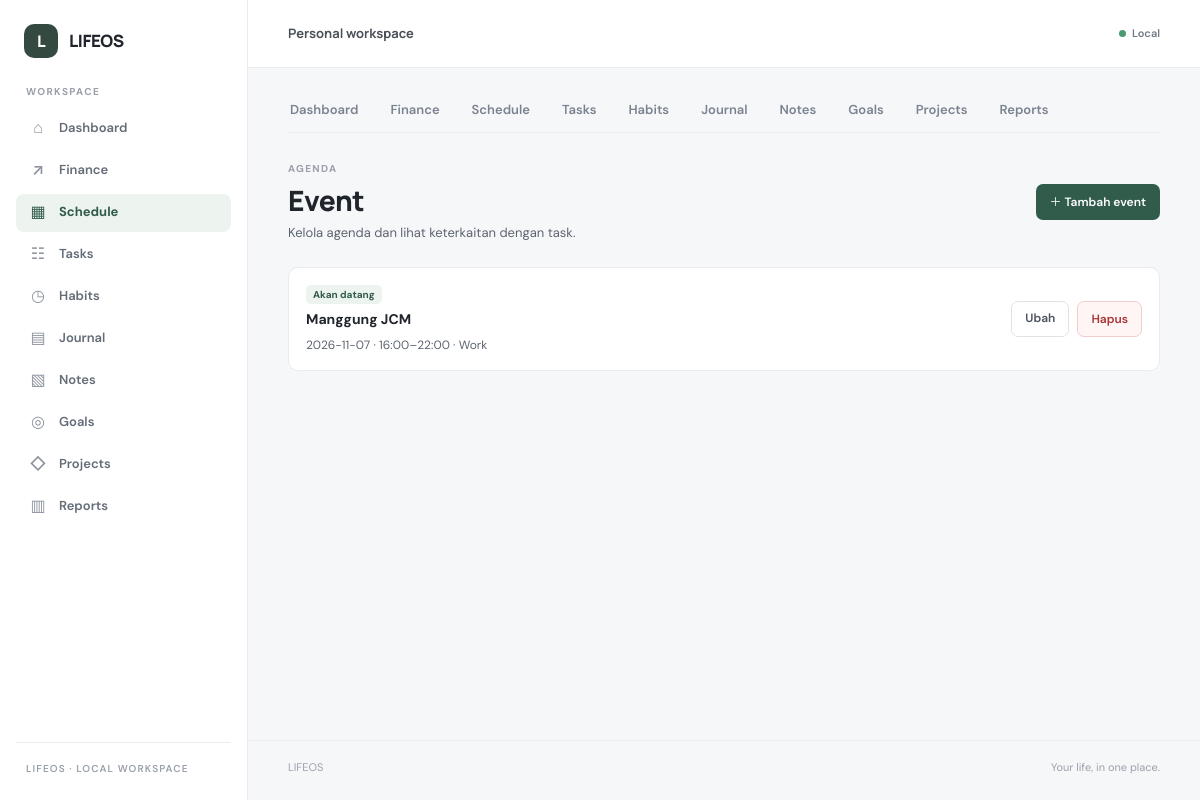
Page /schedule/events.php on the committed database.
### tables this page shows
CREATE TABLE `schedule_events` (
  `id` bigint(20) unsigned NOT NULL AUTO_INCREMENT,
  `title` varchar(200) NOT NULL,
  `description` text DEFAULT NULL,
  `start_date` date NOT NULL,
  `start_time` time DEFAULT NULL,
  `end_date` date NOT NULL,
  `end_time` time DEFAULT NULL,
  `all_day` tinyint(1) NOT NULL DEFAULT 0,
  `category_id` bigint(20) unsigned DEFAULT NULL,
  `created_at` timestamp NOT NULL DEFAULT current_timestamp(),
  `updated_at` timestamp NOT NULL DEFAULT current_timestamp() ON UPDATE current_timestamp(),
  `deleted_at` timestamp NULL DEFAULT NULL,
  `status` varchar(20) NOT NULL DEFAULT 'upcoming',
  `recurrence` varchar(20) NOT NULL DEFAULT 'none',
  `recurrence_until` date DEFAULT NULL,
  `reminder_minutes` int(10) unsigned DEFAULT NULL,
  `task_id` bigint(20) unsigned DEFAULT NULL,
  `shift_template_id` int(10) unsigned DEFAULT NULL,
  PRIMARY KEY (`id`),
  KEY `idx_events_start` (`start_date`,`start_time`),
  KEY `idx_events_end` (`end_date`,`end_time`),
  KEY `idx_events_deleted` (`deleted_at`),
  KEY `fk_schedule_category` (`category_id`),
  KEY `idx_schedule_task` (`task_id`),
  KEY `idx_schedule_event_shift_template` (`shift_template_id`),
  CONSTRAINT `fk_schedule_category` FOREIGN KEY (`category_id`) REFERENCES `schedule_categories` (`id`) ON DELETE SET NULL ON UPDATE CASCADE,
  CONSTRAINT `fk_schedule_event_shift_template` FOREIGN KEY (`shift_template_id`) REFERENCES `schedule_shift_templates` (`id`) ON DELETE SET NULL ON UPDATE CASCADE,
  CONSTRAINT `fk_schedule_task` FOREIGN KEY (`task_id`) REFERENCES `tasks` (`id`) ON DELETE SET NULL ON UPDATE CASCADE
);

CREATE TABLE `schedule_categories` (
  `id` bigint(20) unsigned NOT NULL AUTO_INCREMENT,
  `name` varchar(100) NOT NULL,
  `color` varchar(20) DEFAULT '#5a5a5a',
  `created_at` timestamp NOT NULL DEFAULT current_timestamp(),
  `updated_at` timestamp NOT NULL DEFAULT current_timestamp() ON UPDATE current_timestamp(),
  PRIMARY KEY (`id`),
  UNIQUE KEY `uq_schedule_category_name` (`name`)
);

### function.php (called while the page is built, shortened)
<?php
function db(): PDO
{
    try {
        $pdo = require LIFEOS_ROOT . '/config/database.php';
        return $pdo;
    } catch (Throwable $exception) {
        error_log('[LIFEOS][DB] ' . $exception->getMessage());
        throw new RuntimeException('Database LIFEOS belum dapat dihubungkan.', 0, $exception);
    }
}
function e(mixed $value): string
{
    return htmlspecialchars((string) $value, ENT_QUOTES | ENT_SUBSTITUTE, 'UTF-8');
}
function url(string $path = ''): string
{
    $base = rtrim(str_replace('\\', '/', dirname($_SERVER['SCRIPT_NAME'] ?? '/')), '/');
    $base = preg_replace(
        '~/?\b(dashboard|finance|schedule|tasks|habits|journal|notes|goals|projects|reports)$~',
        '',
        $base
    ) ?? $base;
    return $base . '/' . ltrim($path, '/');
}

### app/Modules/Schedule/ScheduleService.php (called while the page is built, shortened)
<?php
class ScheduleService
{
    private PDO $db;
    public function __construct(?PDO $db = null)
    {
        $this->db = $db ?? db();
    }
    public function isSchemaReady(): bool
    {
        try {
            foreach (['schedule_holidays','schedule_holiday_sync','schedule_shift_templates','schedule_shift_occurrences'] as $table) {
                $this->db->query('SELECT 1 FROM ' . $table . ' LIMIT 0');
            }
            return true;
        } catch (\Throwable) { return false; }
    }
    public function listEvents(array $filters = []): array
    {
        $rangeStart = $filters['start'] ?? $filters['date'] ?? date('Y-m-d');
        $rangeEnd = $filters['end'] ?? $rangeStart;
        $stmt = $this->db->prepare(
            'SELECT e.*, c.name AS category_name, c.color AS category_color, t.title AS task_title
             FROM schedule_events e
             LEFT JOIN schedule_categories c ON c.id = e.category_id
             LEFT JOIN tasks t ON t.id = e.task_id AND t.deleted_at IS NULL
             WHERE e.deleted_at IS NULL AND e.start_date <= :range_end
             AND (e.end_date >= :range_start OR (e.recurrence <> \'none\' AND (e.recurrence_until IS NULL OR e.recurrence_until >= :recurrence_start)))
             ORDER BY e.all_day DESC, e.start_time, e.title'
        );
        try { $stmt->execute(['range_start' => $rangeStart, 'range_end' => $rangeEnd, 'recurrence_start' => $rangeStart]); }
        catch (\PDOException $e) {
            $stmt = $this->db->prepare(
                'SELECT e.*, c.name AS category_name, c.color AS category_color, NULL AS task_title
                 FROM schedule_events e LEFT JOIN schedule_categories c ON c.id = e.category_id
                 WHERE e.deleted_at IS NULL AND e.start_date <= :range_end AND (e.end_date >= :range_start OR (e.recurrence <> \'none\' AND (e.recurrence_until IS NULL OR e.recurrence_until >= :recurrence_start)))
                 ORDER BY e.all_day DESC, e.start_time, e.title'
            );
            $stmt->execute(['range_start' => $rangeStart, 'range_end' => $rangeEnd, 'recurrence_start' => $rangeStart]);
        }
        $events = [];
        foreach ($stmt->fetchAll() as $event) {
            $baseStart = new DateTimeImmutable($event['start_date']);
            $baseEnd = new DateTimeImmutable($event['end_date']);
            $frequency = $event['recurrence'] ?? 'none';
            if ($frequency === 'none') {
                $events[] = $event + ['occurrence_date' => $event['start_date'], 'occurrence_end' => $event['end_date']];
                continue;
            }
        }
        return $events;
    }
}

### schedule/events.php (the view, shortened to what this page needs)
<?php
require_once dirname(__DIR__) . '/app/Modules/Schedule/init.php';
$requestedAction = $_GET['action'] ?? '';
$action = is_string($requestedAction) ? $requestedAction : '';
$requestedId = $_GET['id'] ?? 0;
$id = is_scalar($requestedId) ? max(0, (int)$requestedId) : 0;
$defaultEventDate = schedule_query_date($_GET['date'] ?? null);
$event = $id > 0 && $scheduleService ? $scheduleService->getEvent($id) : null;
$editing = in_array($action, ['create','edit'], true);
$showDetail = !$editing && $event !== null;
$categories = $scheduleService && !$dbError ? $scheduleService->listCategories() : [];
$tasks = $scheduleService && !$dbError ? $scheduleService->listTasks() : [];
$values = $event ?? ['title'=>'','description'=>'','start_date'=>$defaultEventDate,'start_time'=>'09:00:00','end_date'=>$defaultEventDate,'end_time'=>'10:00:00','all_day'=>0,'category_id'=>null,'status'=>'upcoming','recurrence'=>'none','recurrence_until'=>null,'reminder_minutes'=>null,'task_id'=>null];
$readEvents = !$editing && $scheduleService && !$dbError ? $scheduleService->listEvents(['start'=>date('Y-m-d', strtotime('-30 days')), 'end'=>date('Y-m-d', strtotime('+365 days'))]) : [];
require LIFEOS_ROOT . '/includes/header.php';
?>
<div class="schedule-page">
    <?php if ($editing): ?>
        <header class="schedule-heading"><div><p class="eyebrow">AGENDA</p><h1><?= $event ? 'Ubah event' : 'Tambah event' ?></h1><p class="schedule-subtitle">Simpan waktu, kategori, pengulangan, pengingat, dan kaitan task.</p></div></header>
        <form class="schedule-form" method="post" action="<?= e(url('schedule/events.php')) ?>" data-schedule-form>
            <input type="hidden" name="_csrf" value="<?= e(csrf_token()) ?>"><input type="hidden" name="action" value="<?= $event ? 'update' : 'create' ?>"><?php if ($event): ?><input type="hidden" name="id" value="<?= (int)$event['id'] ?>"><?php endif; ?>
            <label>Judul *<input type="text" name="title" maxlength="200" required value="<?= e($values['title']) ?>"></label>
            <label class="field-wide">Deskripsi<textarea name="description" rows="3"><?= e($values['description'] ?? '') ?></textarea></label>
            <label>Tanggal mulai *<input type="date" name="start_date" required value="<?= e($values['start_date']) ?>"></label>
            <label>Tanggal selesai *<input type="date" name="end_date" required value="<?= e($values['end_date']) ?>"></label>
            <label>Jam mulai<input type="time" name="start_time" data-time-field value="<?= e(substr((string)$values['start_time'],0,5)) ?>"></label>
            <label>Jam selesai<input type="time" name="end_time" data-time-field value="<?= e(substr((string)$values['end_time'],0,5)) ?>"></label>
            <label class="checkbox-field"><input type="checkbox" name="all_day" value="1" data-all-day <?= !empty($values['all_day']) ? 'checked' : '' ?>> Sepanjang hari</label>
            <label>Kategori<select name="category_id"><option value="">Tanpa kategori</option><?php foreach ($categories as $category): ?><option value="<?= (int)$category['id'] ?>" <?= (int)($values['category_id'] ?? 0)===(int)$category['id']?'selected':'' ?>><?= e($category['name']) ?></option><?php endforeach; ?></select></label>
            <label>Status<select name="status"><option value="upcoming" <?= $values['status']==='upcoming'?'selected':'' ?>>Akan datang</option><option value="completed" <?= $values['status']==='completed'?'selected':'' ?>>Selesai</option><option value="cancelled" <?= $values['status']==='cancelled'?'selected':'' ?>>Dibatalkan</option></select></label>
            <label>Pengulangan<select name="recurrence" data-recurrence><option value="none">Tidak berulang</option><?php foreach (['daily'=>'Harian','weekly'=>'Mingguan','monthly'=>'Bulanan','yearly'=>'Tahunan'] as $value=>$label): ?><option value="<?= $value ?>" <?= $values['recurrence']===$value?'selected':'' ?>><?= $label ?></option><?php endforeach; ?></select></label>
            <label data-recurrence-until>Tanggal akhir pengulangan<input type="date" name="recurrence_until" value="<?= e($values['recurrence_until'] ?? '') ?>"></label>
            <label>Pengingat<select name="reminder_minutes"><option value="">Tidak ada pengingat</option><?php foreach ([0=>'Saat event dimulai',5=>'5 menit sebelumnya',15=>'15 menit sebelumnya',30=>'30 menit sebelumnya',60=>'1 jam sebelumnya',1440=>'1 hari sebelumnya'] as $minutes=>$label): ?><option value="<?= $minutes ?>" <?= (string)($values['reminder_minutes'] ?? '')===(string)$minutes?'selected':'' ?>><?= e($label) ?></option><?php endforeach; ?></select></label>
            <label>Task terkait<select name="task_id"><option value="">Tanpa task</option><?php foreach ($tasks as $task): ?><option value="<?= (int)$task['id'] ?>" <?= (int)($values['task_id'] ?? 0)===(int)$task['id']?'selected':'' ?>><?= e($task['title']) ?></option><?php endforeach; ?></select></label>
            <div class="schedule-form-actions field-wide"><a class="schedule-btn schedule-btn-secondary" href="<?= e(url('schedule/index.php?date=' . rawurlencode($values['start_date']))) ?>">Batal</a><button class="schedule-btn schedule-btn-primary" type="submit">Simpan event</button></div>
        </form>
    <?php else: ?>
        <header class="schedule-heading"><div><p class="eyebrow">AGENDA</p><h1>Event</h1><p class="schedule-subtitle">Kelola agenda dan lihat keterkaitan dengan task.</p></div><a class="schedule-btn schedule-btn-primary" href="<?= e(url('schedule/events.php?action=create')) ?>">＋ Tambah event</a></header>
        <div class="schedule-event-list">
            <?php foreach ($readEvents as $item): ?><article class="schedule-event-row"><div><span class="event-status status-<?= e($item['status']) ?>"><?= e(['upcoming'=>'Akan datang','completed'=>'Selesai','cancelled'=>'Dibatalkan'][$item['status']] ?? $item['status']) ?></span><h2><a href="<?= e(url('schedule/events.php?id=' . $item['id'])) ?>"><?= e($item['title']) ?></a></h2><p><?= e($item['start_date']) ?><?= !$item['all_day'] ? ' · ' . e(substr((string)$item['start_time'],0,5)) . '–' . e(substr((string)$item['end_time'],0,5)) : ' · Sepanjang hari' ?><?php if (!empty($item['category_name'])): ?> · <?= e($item['category_name']) ?><?php endif; ?><?php if (!empty($item['task_title'])): ?> · Task: <?= e($item['task_title']) ?><?php endif; ?></p></div><div class="schedule-row-actions"><a class="schedule-btn schedule-btn-secondary" href="<?= e(url('schedule/events.php?action=edit&id=' . $item['id'])) ?>">Ubah</a><form method="post" action="<?= e(url('schedule/events.php')) ?>" data-confirm="Hapus event ini?"><input type="hidden" name="_csrf" value="<?= e(csrf_token()) ?>"><input type="hidden" name="action" value="delete"><input type="hidden" name="id" value="<?= (int)$item['id'] ?>"><button class="schedule-btn schedule-btn-danger" type="submit">Hapus</button></form></div></article><?php endforeach; ?>
        </div>
    <?php endif; ?>
</div>
<?php require LIFEOS_ROOT . '/includes/footer.php'; ?>

### assets/css/app.css (style rules this page uses)
:root { color-scheme: light; --canvas: #f6f7f8; --surface: #ffffff; --surface-soft: #fafbfc; --ink: #20242b; --ink-secondary: #4b525d; --muted: #858b96; --muted-dark: #5e6571; --line: #e9ebef; --line-strong: #dfe3e8; --primary: #315c4c; --primary-hover: #264a3d; --primary-soft: #edf3ef; --danger: #c92a2a; --danger-soft: #fdf0f0; --warning: #b25e09; --warning-soft: #fef8ee; --sidebar-width: 248px; --topbar-height: 68px; --radius-lg: 14px; --radius-md: 10px; --radius-sm: 6px; font-family: 'DM Sans', -apple-system, BlinkMacSystemFont, 'Segoe UI', sans-serif; font-synthesis: none; text-rendering: optimizeLegibility; -webkit-font-smoothing: antialiased; -moz-osx-font-smoothing: grayscale; --font-2xs: 10px; --font-xs: 11px; --font-sm: 12px; --font-nav: 13px; --font-base: 14px; --font-md: 15px; --font-icon: 16px; --font-brand: 17px; --font-lg: 18px; --font-xl: 20px; --font-2xl: 24px; --font-display: 28px; --font-date: 32px; --font-hero: 36px; }
* { box-sizing: border-box; }
html { min-width: 320px; background: var(--canvas); }
body { margin: 0; background: var(--canvas); color: var(--ink); font-size: var(--font-base); line-height: 1.55; }
a { color: inherit; text-decoration: none; }
.sidebar-label, .eyebrow, .topbar-kicker { margin: 0; color: #9a9faa; font-size: var(--font-2xs); font-weight: 700; letter-spacing: 1.35px; text-transform: uppercase; }

### assets/css/modules/schedule.css (style rules this page uses)
.schedule-page { width: 100%; max-width: 1500px; margin: 0 auto; color: var(--ink); }
.schedule-btn { display: inline-flex; align-items: center; justify-content: center; min-height: 38px; padding: 0 16px; border-radius: 8px; font-size: 12px; font-weight: 600; text-decoration: none; }
.schedule-btn-primary { color: #fff; background: var(--primary); }
.schedule-heading { display:flex; align-items:center; justify-content:space-between; gap:20px; margin:8px 0 24px; }
.schedule-heading h1 { margin:4px 0; font:800 28px Manrope,sans-serif; letter-spacing:-.5px; }
.schedule-subtitle { margin:0; color:var(--muted-dark); font-size:13px; }
.schedule-btn { display:inline-flex; align-items:center; justify-content:center; min-height:36px; padding:0 13px; border:1px solid transparent; border-radius:7px; font-family:inherit; font-size:12px; font-weight:600; cursor:pointer; text-decoration:none; }
.schedule-btn-primary { background:var(--primary); color:#fff; }
.schedule-btn-secondary { background:#fff; color:#4b525d; border-color:var(--line-strong); }
.schedule-btn-danger { background:#fff5f5; color:#a73535; border-color:#f2cdca; }
.schedule-form-actions,.schedule-row-actions,.shift-template-actions { display:flex; align-items:center; gap:8px; }
.schedule-event-list,.shift-template-list { display:grid; gap:10px; }
.schedule-event-list h2,.shift-template-list h2 { font-size:17px; }
.schedule-event-row,.shift-template-card { display:flex; flex-wrap:wrap; align-items:center; justify-content:space-between; gap:14px; padding:15px 17px; border:1px solid var(--line); border-radius:10px; background:#fff; }
.schedule-event-row h2,.shift-template-card h3 { margin:5px 0; font-size:14px; }
.schedule-event-row p,.shift-template-card p { margin:0; color:var(--muted-dark); font-size:12px; }
.schedule-event-row form,.shift-template-actions form { margin:0; }
.event-status { padding:3px 7px; border-radius:5px; background:#edf3ef; color:#315c4c; font-size:10px; font-weight:700; }

### rows in the picture
schedule_events: status "Akan datang", title "Manggung JCM", start_date "2026-11-07", start_time "16:00", end_time "22:00", category.name "Work"

### other values in the picture
$item['icon'] "⌂"
$item['label'] "Dashboard"
$item['icon'] "↗"
$item['label'] "Finance"
$item['icon'] "▦"
$item['label'] "Schedule"
$item['icon'] "☷"
$item['label'] "Tasks"
$item['icon'] "◷"
$item['label'] "Habits"
$item['icon'] "▤"
$item['label'] "Journal"
$item['icon'] "▧"
$item['label'] "Notes"
$item['icon'] "◎"
